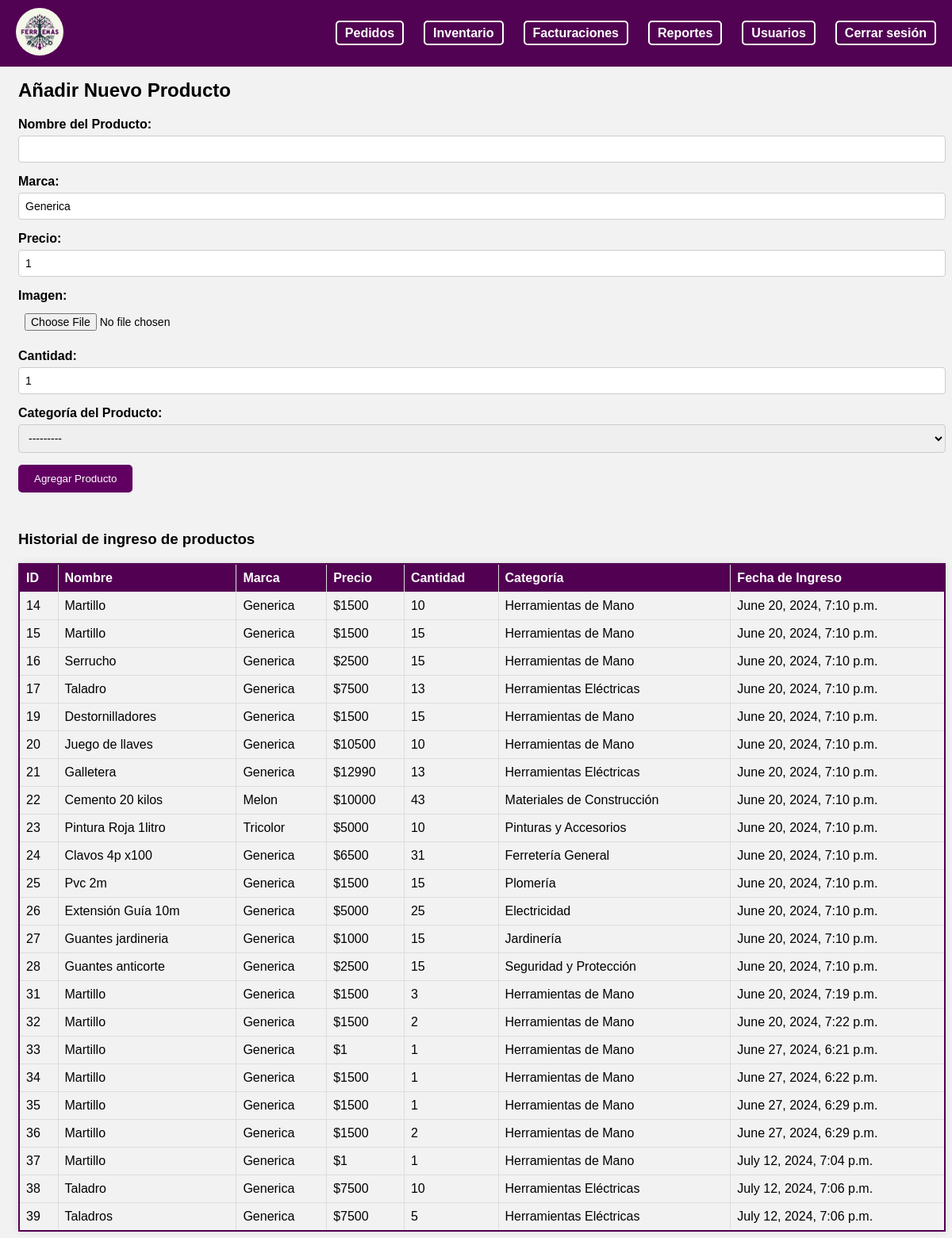
/adm_productos/ (signed in), run on the app's committed database.
### myapp/models.py (models this page shows, shortened)
class CategoriaProducto(models.Model):
    catProd_nom = models.CharField(max_length=100)
    def __str__(self):
        return self.catProd_nom

class Producto(models.Model):
    prod_id = models.AutoField(primary_key=True)
    prod_nom = models.CharField(max_length=50, null=False)
    prod_marca = models.CharField(max_length=25, default='Generica')
    prod_prec= models.IntegerField(default=1, null=False)
    prod_img = models.ImageField(upload_to='productos/', null=True, blank=True)
    prod_cant= models.IntegerField(default= 1, null=False)
    catProd_nom = models.ForeignKey(CategoriaProducto, on_delete=models.CASCADE)
    prod_ingreso = models.DateTimeField(auto_now_add=True)

### myapp/views.py (the view)
# urls.py: path('adm_productos/', views.adm_productos, name='adm_productos'),
def adm_productos(request):
    user_id = request.session.get('user_id')
    if not user_id:
        return redirect('home')
    try:
        empleado = Empleado.objects.get(emp_id=request.session['user_id'])
        print("Empleado ID from session:", request.session.get('user_id'))
        print("Empleado Profile for current user:", empleado)
    except Empleado.DoesNotExist:
        return JsonResponse({'error': 'Empleado no encontrado'})
    categorias = CategoriaProducto.objects.all()
    productos = Producto.objects.all()
    if request.method == 'POST':
        form = ProductoForm(request.POST, request.FILES)
        if form.is_valid():
            form.save()
            messages.success(request, 'Producto añadido correctamente.')
            return redirect('adm_productos')
    else:
        form = ProductoForm()
    context = {
        'form': form,
        'productos': productos,
        'categorias': categorias,
        'empleado': empleado,
    }
    return render(request, 'empleado/admin/adm_productos.html', context)

### myapp/forms.py
class ProductoForm(forms.ModelForm):
    class Meta:
        model = Producto
        fields = ['prod_nom', 'prod_marca', 'prod_prec', 'prod_img', 'prod_cant', 'catProd_nom']
        labels = {
            'prod_nom': 'Nombre del Producto',
            'prod_marca': 'Marca',
            'prod_prec': 'Precio',
            'prod_img': 'Imagen',
            'prod_cant': 'Cantidad',
            'catProd_nom': 'Categoría del Producto',
        }
        widgets = {
            'prod_nom': forms.TextInput(attrs={'class': 'form-control', 'required': True}),
            'prod_marca': forms.TextInput(attrs={'class': 'form-control', 'required': True}),
            'prod_prec': forms.NumberInput(attrs={'class': 'form-control', 'required': True}),
            'prod_img': forms.FileInput(attrs={'class': 'form-control-file'}),
            'prod_cant': forms.NumberInput(attrs={'class': 'form-control', 'required': True}),
            'catProd_nom': forms.Select(attrs={'class': 'form-control', 'required': True}),
        }

### myapp/models.py (called while the page is built)
    def __str__(self):
        return self.rol.rol_id +' - '+ self.emp_name +' '+ self.emp_lastname

### myapp/templates/empleado/admin/adm_productos.html (shortened to what this page needs)
{% load static %}
<!DOCTYPE html>
<html lang="en">
<head>
    <link rel="stylesheet" href="{% static 'styles/nav.css' %}">
    <link rel="stylesheet" href="{% static 'styles/empleado/admin/adm_productos.css' %}">
</head>
<body>
    <header>
        <nav>
            <div class="navbar">
                <div class="logo">
                    <a href="/adm_home">
                        <img src="{% static 'logo/LogoFerremas.png' %}" alt="Logo">
                    </a>
                </div>
                <div class="nav-items">
                    <ul>
                        <li><a href="/adm_pedidos" id="pedidos-link"> Pedidos</a></li>
                        <li><a href="/adm_inventario" id="inventario-link"> Inventario</a></li>
                        <li><a href="#" id="facturaciones-link"> Facturaciones</a></li>
                        <li><a href="#" id="reportes-link"> Reportes</a></li>
                        <li><a href="/adm_usuarios" id="usuarios-link"> Usuarios</a></li>
                        <li><a href="/"> Cerrar sesión</a></li>
                    </ul>
                </div>
            </div>
        </nav>
    </header>
    <div class="content" style="margin-top: 100px; margin-left: 15px;">
        <h2> Añadir Nuevo Producto</h2>
        <form method="post" enctype="multipart/form-data">
            <div class="form-group">
                {{ form.prod_nom.label_tag }}
                {{ form.prod_nom }}
            </div>
            <div class="form-group">
                {{ form.prod_marca.label_tag }}
                {{ form.prod_marca }}
            </div>
            <div class="form-group">
                {{ form.prod_prec.label_tag }}
                {{ form.prod_prec }}
            </div>
            <div class="form-group">
                {{ form.prod_img.label_tag }}
                {{ form.prod_img }}
            </div>
            <div class="form-group">
                {{ form.prod_cant.label_tag }}
                {{ form.prod_cant }}
            </div>
            <div class="form-group">
                {{ form.catProd_nom.label_tag }}
                {{ form.catProd_nom }}
            </div>
            <button type="submit" class="btn btn-primary">Agregar Producto</button>
        </form>
        <br>
        <div class="tabla-productos">
            <h3>Historial de ingreso de productos</h3>
            <table>
                <thead>
                    <tr>
                        <th>ID</th>
                        <th>Nombre</th>
                        <th>Marca</th>
                        <th>Precio</th>
                        <th>Cantidad</th>
                        <th>Categoría</th>
                        <th>Fecha de Ingreso</th>
                    </tr>
                </thead>
                <tbody>
                    {% for producto in productos %}
                    <tr>
                        <td>{{ producto.prod_id }}</td>
                        <td>{{ producto.prod_nom }}</td>
                        <td>{{ producto.prod_marca }}</td>
                        <td>${{ producto.prod_prec }}</td>
                        <td>{{ producto.prod_cant }}</td>
                        <td>{{ producto.catProd_nom }}</td>
                        <td>{{ producto.prod_ingreso }}</td>
                    </tr>
                    {% endfor %}
                </tbody>
            </table>
        </div>
    </div>
</body>
</html>

### myapp/static/styles/nav.css (style rules this page uses)
body { font-family: Arial, sans-serif; background-color: #f2f2f2; }
.navbar { position: fixed; top: 0; left: 0; width: 100%; background-color: rgb(82, 2, 82); font-family: "Arial", sans-serif; padding: 10px 20px; display: flex; justify-content: space-between; align-items: center; z-index: 1000; color: #fff; }
.logo img { width: 60px; border-radius: 50%; object-fit: cover; transition: transform 0.5s; }
.navbar .nav-items ul li a { color: white; text-decoration: none; font-size: 16px; padding: 5px 10px; border: 2px solid white; border-radius: 5px; transition: background-color 0.3s, color 0.3s; }
.nav-items ul { list-style: none; display: flex; padding-right: 15px; }
.nav-items ul li { margin-right: 25px; }
.nav-items a { text-decoration: none; color: #fff; font-weight: bold; }

### myapp/static/styles/empleado/admin/adm_productos.css (style rules this page uses)
body { font-family: Arial, sans-serif; background-color: #f2f2f2; }
.form-group { margin-bottom: 15px; }
.form-group label { display: block; margin-bottom: 5px; font-weight: bold; }
.form-control { width: 100%; padding: 8px; border: 1px solid #ccc; border-radius: 4px; box-sizing: border-box; font-size: 14px; }
.form-control-file { width: 100%; padding: 8px; font-size: 14px; }
.btn-primary { background-color: #620062; color: #fff; border: none; padding: 10px 20px; cursor: pointer; border-radius: 5px; }
.tabla-productos { margin-top: 30px; }
.tabla-productos table { width: 100%; border-collapse: collapse; border: 2px solid #520052; border-radius: 5px; box-shadow: 0 0 10px rgba(0, 0, 0, 0.1); }
.tabla-productos th, .tabla-productos td { border: 1px solid #ddd; padding: 8px; text-align: left; }
.tabla-productos th { background-color: #520052; color: #fff; }
.tabla-productos tr:nth-child(even) { background-color: #f2f2f2; }

### data on the page
CategoriaProducto: catProd_nom "---------"
Producto: prod_id "14", prod_nom "Martillo", prod_marca "Generica", prod_prec "1500", prod_cant "10", catProd_nom "Herramientas de Mano", prod_ingreso "June 20, 2024, 7:10 p.m."
Producto: prod_id "15", prod_nom "Martillo", prod_marca "Generica", prod_prec "1500", prod_cant "15", catProd_nom "Herramientas de Mano", prod_ingreso "June 20, 2024, 7:10 p.m."
Producto: prod_id "16", prod_nom "Serrucho", prod_marca "Generica", prod_prec "2500", prod_cant "15", catProd_nom "Herramientas de Mano", prod_ingreso "June 20, 2024, 7:10 p.m."
Producto: prod_id "17", prod_nom "Taladro", prod_marca "Generica", prod_prec "7500", prod_cant "13", catProd_nom "Herramientas Eléctricas", prod_ingreso "June 20, 2024, 7:10 p.m."
Producto: prod_id "19", prod_nom "Destornilladores", prod_marca "Generica", prod_prec "1500", prod_cant "15", catProd_nom "Herramientas de Mano", prod_ingreso "June 20, 2024, 7:10 p.m."
Producto: prod_id "20", prod_nom "Juego de llaves", prod_marca "Generica", prod_prec "10500", prod_cant "10", catProd_nom "Herramientas de Mano", prod_ingreso "June 20, 2024, 7:10 p.m."
Producto: prod_id "21", prod_nom "Galletera", prod_marca "Generica", prod_prec "12990", prod_cant "13", catProd_nom "Herramientas Eléctricas", prod_ingreso "June 20, 2024, 7:10 p.m."
Producto: prod_id "22", prod_nom "Cemento 20 kilos", prod_marca "Melon", prod_prec "10000", prod_cant "43", catProd_nom "Materiales de Construcción", prod_ingreso "June 20, 2024, 7:10 p.m."
Producto: prod_id "23", prod_nom "Pintura Roja 1litro", prod_marca "Tricolor", prod_prec "5000", prod_cant "10", catProd_nom "Pinturas y Accesorios", prod_ingreso "June 20, 2024, 7:10 p.m."
Producto: prod_id "24", prod_nom "Clavos 4p x100", prod_marca "Generica", prod_prec "6500", prod_cant "31", catProd_nom "Ferretería General", prod_ingreso "June 20, 2024, 7:10 p.m."
Producto: prod_id "25", prod_nom "Pvc 2m", prod_marca "Generica", prod_prec "1500", prod_cant "15", catProd_nom "Plomería", prod_ingreso "June 20, 2024, 7:10 p.m."
Producto: prod_id "26", prod_nom "Extensión Guía 10m", prod_marca "Generica", prod_prec "5000", prod_cant "25", catProd_nom "Electricidad", prod_ingreso "June 20, 2024, 7:10 p.m."
Producto: prod_id "27", prod_nom "Guantes jardineria", prod_marca "Generica", prod_prec "1000", prod_cant "15", catProd_nom "Jardinería", prod_ingreso "June 20, 2024, 7:10 p.m."
Producto: prod_id "28", prod_nom "Guantes anticorte", prod_marca "Generica", prod_prec "2500", prod_cant "15", catProd_nom "Seguridad y Protección", prod_ingreso "June 20, 2024, 7:10 p.m."
Producto: prod_id "31", prod_nom "Martillo", prod_marca "Generica", prod_prec "1500", prod_cant "3", catProd_nom "Herramientas de Mano", prod_ingreso "June 20, 2024, 7:19 p.m."
Producto: prod_id "32", prod_nom "Martillo", prod_marca "Generica", prod_prec "1500", prod_cant "2", catProd_nom "Herramientas de Mano", prod_ingreso "June 20, 2024, 7:22 p.m."
Producto: prod_id "33", prod_nom "Martillo", prod_marca "Generica", prod_prec "1", prod_cant "1", catProd_nom "Herramientas de Mano", prod_ingreso "June 27, 2024, 6:21 p.m."
Producto: prod_id "34", prod_nom "Martillo", prod_marca "Generica", prod_prec "1500", prod_cant "1", catProd_nom "Herramientas de Mano", prod_ingreso "June 27, 2024, 6:22 p.m."
Producto: prod_id "35", prod_nom "Martillo", prod_marca "Generica", prod_prec "1500", prod_cant "1", catProd_nom "Herramientas de Mano", prod_ingreso "June 27, 2024, 6:29 p.m."
Producto: prod_id "36", prod_nom "Martillo", prod_marca "Generica", prod_prec "1500", prod_cant "2", catProd_nom "Herramientas de Mano", prod_ingreso "June 27, 2024, 6:29 p.m."
Producto: prod_id "37", prod_nom "Martillo", prod_marca "Generica", prod_prec "1", prod_cant "1", catProd_nom "Herramientas de Mano", prod_ingreso "July 12, 2024, 7:04 p.m."
Producto: prod_id "38", prod_nom "Taladro", prod_marca "Generica", prod_prec "7500", prod_cant "10", catProd_nom "Herramientas Eléctricas", prod_ingreso "July 12, 2024, 7:06 p.m."
Producto: prod_id "39", prod_nom "Taladros", prod_marca "Generica", prod_prec "7500", prod_cant "5", catProd_nom "Herramientas Eléctricas", prod_ingreso "July 12, 2024, 7:06 p.m."
